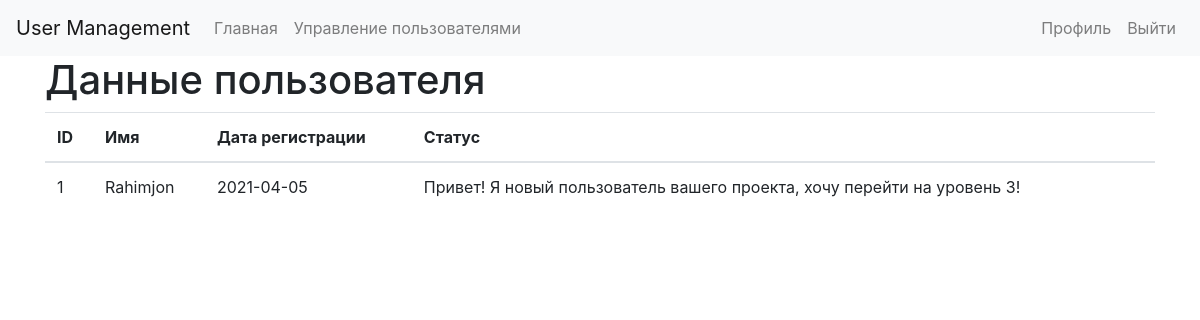
Page /user_profile.php?id=1 (signed in) on the committed database.
### tables this page shows
CREATE TABLE `users` (
  `id` int(11) NOT NULL,
  `username` varchar(255) NOT NULL,
  `email` varchar(255) NOT NULL,
  `group_id` int(11) NOT NULL DEFAULT '1',
  `status` varchar(255) DEFAULT NULL,
  `register_data` date DEFAULT NULL,
  `password` varchar(255) NOT NULL
);

### classes/database.php (called while the page is built, shortened)
<?php
class Database {
    private static $instance = null;
    private $pdo, $query, $error = false, $results, $count;
    private function __construct() {
        try {
            $this->pdo = new PDO("mysql:host=" . Config::get('mysql.host') . ";dbname=" . Config::get('mysql.database'), Config::get('mysql.username'), Config::get('mysql.password'));
        } catch (PDOException $exception) {
            die($exception->getMessage());
        }
    }
    public static function getInstance() {
        if(!isset(self::$instance)) {
            self::$instance = new Database;
        }
        return self::$instance;
    }
    public function query($sql, $params = [])
    {
        $this->error = false;
        $this->query = $this->pdo->prepare($sql);
        if(count($params)) {
            $i = 1;
            foreach($params as $param) {
                $this->query->bindValue($i, $param);
                $i++;
            }
        }
        if(!$this->query->execute()) {
            $this->error = true;
        } else {
            $this->results = $this->query->fetchAll(PDO::FETCH_OBJ);
            $this->count = $this->query->rowCount();
        }
        return $this;
    }
    public function error()
    {
        return $this->error;
    }
    public function results()
    {
        return $this->results;
    }
    public function count()
    {
        return $this->count;
    }
    public function get($table, $where = [])
    {
        return $this->action('SELECT *', $table, $where);
    }
    public function action($action, $table, $where = [])
    {
        if(count($where) === 3) {
            $operators = ['=', '>', '<', '>=', '<='];
            $field = $where[0];
            $operator = $where[1];
            $value = $where[2];
            if(in_array($operator, $operators)) {
                $sql = "{$action} FROM {$table} WHERE {$field} {$operator} ?";
                if(!$this->query($sql, [$value])->error()) {
                    return $this;
                }
            }
        }
        return false;
    }
    public function first()
    {
        return $this->results()[0];
    }
}

### classes/config.php (called while the page is built)
<?php
class Config {
    public static function get($path = null) {
        if($path) {
            $config = $GLOBALS['config'];
            $path = explode('.', $path);
            foreach($path as $item) {
                if(isset($config[$item])) {
                    $config = $config[$item];
                }
            }
            return $config;
        }
        return false;
    }
}

### user_profile.php (the view, shortened to what this page needs)
<?php
$getUser = Database::getInstance()->get('users', ['id', '=', $_GET['id']])->first();
?>
<!DOCTYPE html>
<html lang="en">
<head>
  <link rel="stylesheet" href="https://stackpath.bootstrapcdn.com/bootstrap/4.4.1/css/bootstrap.min.css">
</head>
<body>
  <?php require_once 'includes/nav.php'; ?>
   <div class="container">
     <div class="row">
       <div class="col-md-12">
         <h1>Данные пользователя</h1>
         <table class="table">
           <thead>
             <th>ID</th>
             <th>Имя</th>
             <th>Дата регистрации</th>
             <th>Статус</th>
           </thead>
           <tbody>
             <tr>
               <td><?= $getUser->id; ?></td>
               <td><?= $getUser->username; ?></td>
               <td><?= $getUser->register_data; ?></td>
               <td><?= $getUser->status; ?></td>
             </tr>
           </tbody>
         </table>
       </div>
     </div>
   </div>
</body>
</html>

### rows in the picture
users: id "1", username "Rahimjon", register_data "2021-04-05", status "Привет! Я новый пользователь вашего проекта, хочу перейти на уровень 3!"
